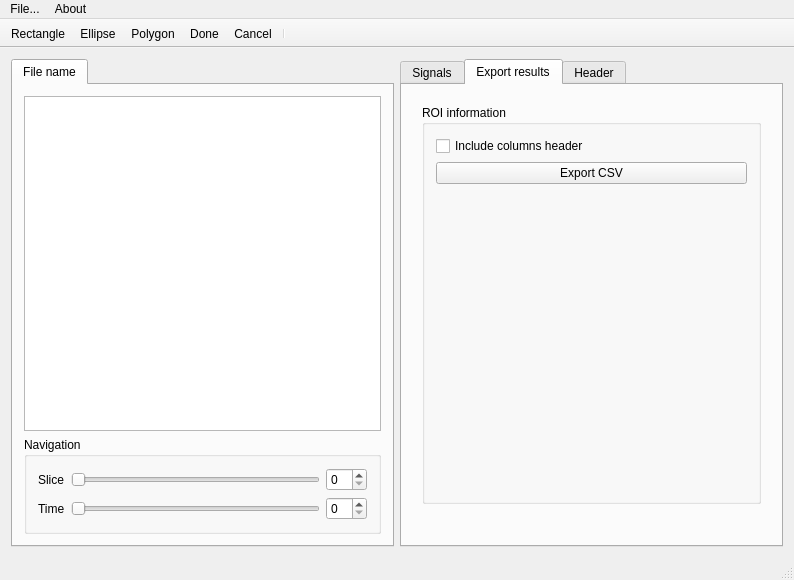
<?xml version="1.0" encoding="UTF-8"?>
<ui version="4.0">
 <class>MainWindow</class>
 <widget class="QMainWindow" name="MainWindow">
  <property name="geometry">
   <rect>
    <x>0</x>
    <y>0</y>
    <width>794</width>
    <height>580</height>
   </rect>
  </property>
  <property name="windowTitle">
   <string>BOLDViewer</string>
  </property>
  <widget class="QWidget" name="centralWidget">
   <layout class="QGridLayout" name="gridLayout_4">
    <item row="0" column="0">
     <widget class="QTabWidget" name="tabWidget_mri">
      <property name="currentIndex">
       <number>0</number>
      </property>
      <widget class="QWidget" name="tabWidget_mri_image">
       <attribute name="title">
        <string>File name</string>
       </attribute>
       <layout class="QGridLayout" name="gridLayout_9">
        <item row="0" column="0">
         <layout class="QGridLayout" name="gridLayout_mri">
          <item row="1" column="0">
           <widget class="QGroupBox" name="mri_box">
            <property name="title">
             <string>Navigation</string>
            </property>
            <layout class="QGridLayout" name="gridLayout_8">
             <item row="1" column="0">
              <widget class="QLabel" name="label_time">
               <property name="text">
                <string>Time</string>
               </property>
              </widget>
             </item>
             <item row="0" column="2">
              <widget class="QSpinBox" name="spb_slice"/>
             </item>
             <item row="0" column="0">
              <widget class="QLabel" name="label_slice">
               <property name="text">
                <string>Slice</string>
               </property>
              </widget>
             </item>
             <item row="0" column="1">
              <widget class="QSlider" name="sld_slice">
               <property name="orientation">
                <enum>Qt::Orientation::Horizontal</enum>
               </property>
              </widget>
             </item>
             <item row="1" column="1">
              <widget class="QSlider" name="sld_time">
               <property name="orientation">
                <enum>Qt::Orientation::Horizontal</enum>
               </property>
              </widget>
             </item>
             <item row="1" column="2">
              <widget class="QSpinBox" name="spb_time"/>
             </item>
            </layout>
           </widget>
          </item>
          <item row="0" column="0">
           <widget class="ImageView" name="mri_img"/>
          </item>
         </layout>
        </item>
       </layout>
      </widget>
     </widget>
    </item>
    <item row="0" column="1">
     <widget class="QTabWidget" name="tabWidget_signals">
      <property name="sizePolicy">
       <sizepolicy hsizetype="Expanding" vsizetype="Expanding">
        <horstretch>0</horstretch>
        <verstretch>0</verstretch>
       </sizepolicy>
      </property>
      <property name="mouseTracking">
       <bool>false</bool>
      </property>
      <property name="tabPosition">
       <enum>QTabWidget::TabPosition::North</enum>
      </property>
      <property name="currentIndex">
       <number>1</number>
      </property>
      <widget class="QWidget" name="signals_tab">
       <attribute name="title">
        <string>Signals</string>
       </attribute>
       <layout class="QVBoxLayout" name="verticalLayout">
        <item>
         <layout class="QGridLayout" name="gridLayout_10">
          <item row="1" column="0" colspan="3">
           <widget class="QLabel" name="label_signal_intensity">
            <property name="text">
             <string>MR Signal (a.u.) vs Time (ms)</string>
            </property>
           </widget>
          </item>
          <item row="0" column="2">
           <widget class="QPushButton" name="btn_roi_delete">
            <property name="text">
             <string>Delete</string>
            </property>
           </widget>
          </item>
          <item row="5" column="0" colspan="3">
           <widget class="QLabel" name="respiratory_label">
            <property name="text">
             <string>Respiratory</string>
            </property>
           </widget>
          </item>
          <item row="0" column="0">
           <widget class="QComboBox" name="cbox_roi_select">
            <property name="currentText">
             <string/>
            </property>
            <property name="placeholderText">
             <string>ROI selection</string>
            </property>
           </widget>
          </item>
          <item row="2" column="0" colspan="3">
           <widget class="PlotWidget" name="bold_signal">
            <property name="enabled">
             <bool>true</bool>
            </property>
            <property name="sizePolicy">
             <sizepolicy hsizetype="Expanding" vsizetype="Expanding">
              <horstretch>0</horstretch>
              <verstretch>0</verstretch>
             </sizepolicy>
            </property>
           </widget>
          </item>
          <item row="4" column="0" colspan="3">
           <widget class="PlotWidget" name="ecg_signal">
            <property name="enabled">
             <bool>true</bool>
            </property>
            <property name="sizePolicy">
             <sizepolicy hsizetype="Expanding" vsizetype="Expanding">
              <horstretch>0</horstretch>
              <verstretch>0</verstretch>
             </sizepolicy>
            </property>
           </widget>
          </item>
          <item row="3" column="0" colspan="3">
           <widget class="QLabel" name="ecg_label">
            <property name="text">
             <string>ECG</string>
            </property>
           </widget>
          </item>
          <item row="6" column="0" colspan="3">
           <widget class="PlotWidget" name="respiratory_signal">
            <property name="enabled">
             <bool>true</bool>
            </property>
            <property name="sizePolicy">
             <sizepolicy hsizetype="Expanding" vsizetype="Expanding">
              <horstretch>0</horstretch>
              <verstretch>0</verstretch>
             </sizepolicy>
            </property>
           </widget>
          </item>
         </layout>
        </item>
       </layout>
      </widget>
      <widget class="QWidget" name="tab">
       <attribute name="title">
        <string>Export results</string>
       </attribute>
       <widget class="QWidget" name="verticalLayoutWidget">
        <property name="geometry">
         <rect>
          <x>9</x>
          <y>9</y>
          <width>361</width>
          <height>421</height>
         </rect>
        </property>
        <layout class="QVBoxLayout" name="verticalLayout_2">
         <item>
          <widget class="QGroupBox" name="groupBox_3">
           <property name="title">
            <string>ROI information</string>
           </property>
           <layout class="QGridLayout" name="gridLayout_13">
            <item row="0" column="0">
             <widget class="QCheckBox" name="check_include_csv_hdr">
              <property name="toolTip">
               <string>&lt;html&gt;&lt;head/&gt;&lt;body&gt;&lt;p&gt;Exports a csv (comma separated values) file containing information computed about the selected regions of interest, if any. Includes summary information about the test.&lt;/p&gt;&lt;/body&gt;&lt;/html&gt;</string>
              </property>
              <property name="text">
               <string>Include columns header</string>
              </property>
             </widget>
            </item>
            <item row="1" column="0" alignment="Qt::AlignmentFlag::AlignTop">
             <widget class="QPushButton" name="btn_export">
              <property name="text">
               <string>Export CSV</string>
              </property>
             </widget>
            </item>
           </layout>
          </widget>
         </item>
        </layout>
       </widget>
      </widget>
      <widget class="QWidget" name="header_tab">
       <attribute name="title">
        <string>Header</string>
       </attribute>
       <widget class="QWidget" name="verticalLayoutWidget_2">
        <property name="geometry">
         <rect>
          <x>10</x>
          <y>10</y>
          <width>351</width>
          <height>411</height>
         </rect>
        </property>
        <layout class="QVBoxLayout" name="verticalLayout_3">
         <item>
          <widget class="QTextEdit" name="textedit_header">
           <property name="textInteractionFlags">
            <set>Qt::TextInteractionFlag::TextSelectableByKeyboard|Qt::TextInteractionFlag::TextSelectableByMouse</set>
           </property>
          </widget>
         </item>
        </layout>
       </widget>
      </widget>
     </widget>
    </item>
   </layout>
  </widget>
  <widget class="QMenuBar" name="menuBar">
   <property name="geometry">
    <rect>
     <x>0</x>
     <y>0</y>
     <width>794</width>
     <height>26</height>
    </rect>
   </property>
   <widget class="QMenu" name="menuFile">
    <property name="title">
     <string>File...</string>
    </property>
    <addaction name="act_open_mri_nifti"/>
    <addaction name="act_open_ecg"/>
    <addaction name="act_open_respiratory"/>
   </widget>
   <widget class="QMenu" name="menuAbout">
    <property name="title">
     <string>About</string>
    </property>
   </widget>
   <addaction name="menuFile"/>
   <addaction name="menuAbout"/>
  </widget>
  <widget class="QStatusBar" name="statusBar"/>
  <widget class="QToolBar" name="toolBar">
   <property name="windowTitle">
    <string>toolBar</string>
   </property>
   <property name="movable">
    <bool>false</bool>
   </property>
   <property name="floatable">
    <bool>false</bool>
   </property>
   <attribute name="toolBarArea">
    <enum>TopToolBarArea</enum>
   </attribute>
   <attribute name="toolBarBreak">
    <bool>false</bool>
   </attribute>
   <addaction name="act_rectangle"/>
   <addaction name="act_ellipse"/>
   <addaction name="act_polygon"/>
   <addaction name="act_ROI_done"/>
   <addaction name="act_ROI_cancel"/>
   <addaction name="separator"/>
  </widget>
  <action name="act_open_mri_nifti">
   <property name="text">
    <string>Open MRI BOLD NIfTi file...</string>
   </property>
  </action>
  <action name="act_rectangle">
   <property name="text">
    <string>Rectangle</string>
   </property>
  </action>
  <action name="act_ellipse">
   <property name="text">
    <string>Ellipse</string>
   </property>
  </action>
  <action name="act_polygon">
   <property name="text">
    <string>Polygon</string>
   </property>
  </action>
  <action name="act_ROI_done">
   <property name="text">
    <string>Done</string>
   </property>
  </action>
  <action name="act_ROI_cancel">
   <property name="text">
    <string>Cancel</string>
   </property>
  </action>
  <action name="act_open_ecg">
   <property name="text">
    <string>Open ECG...</string>
   </property>
  </action>
  <action name="actionExport">
   <property name="text">
    <string>Export results...</string>
   </property>
  </action>
  <action name="act_open_respiratory">
   <property name="text">
    <string>Open Respiratory data...</string>
   </property>
  </action>
 </widget>
 <layoutdefault spacing="6" margin="11"/>
 <customwidgets>
  <customwidget>
   <class>ImageView</class>
   <extends>QGraphicsView</extends>
   <header>pyqtgraph</header>
  </customwidget>
  <customwidget>
   <class>PlotWidget</class>
   <extends>QGraphicsView</extends>
   <header location="global">pyqtgraph</header>
  </customwidget>
 </customwidgets>
 <resources/>
 <connections>
  <connection>
   <sender>sld_slice</sender>
   <signal>valueChanged(int)</signal>
   <receiver>spb_slice</receiver>
   <slot>setValue(int)</slot>
   <hints>
    <hint type="sourcelabel">
     <x>316</x>
     <y>480</y>
    </hint>
    <hint type="destinationlabel">
     <x>365</x>
     <y>482</y>
    </hint>
   </hints>
  </connection>
  <connection>
   <sender>spb_slice</sender>
   <signal>valueChanged(int)</signal>
   <receiver>sld_slice</receiver>
   <slot>setValue(int)</slot>
   <hints>
    <hint type="sourcelabel">
     <x>365</x>
     <y>482</y>
    </hint>
    <hint type="destinationlabel">
     <x>316</x>
     <y>480</y>
    </hint>
   </hints>
  </connection>
  <connection>
   <sender>sld_time</sender>
   <signal>valueChanged(int)</signal>
   <receiver>spb_time</receiver>
   <slot>setValue(int)</slot>
   <hints>
    <hint type="sourcelabel">
     <x>316</x>
     <y>513</y>
    </hint>
    <hint type="destinationlabel">
     <x>365</x>
     <y>515</y>
    </hint>
   </hints>
  </connection>
  <connection>
   <sender>spb_time</sender>
   <signal>valueChanged(int)</signal>
   <receiver>sld_time</receiver>
   <slot>setValue(int)</slot>
   <hints>
    <hint type="sourcelabel">
     <x>365</x>
     <y>515</y>
    </hint>
    <hint type="destinationlabel">
     <x>316</x>
     <y>513</y>
    </hint>
   </hints>
  </connection>
 </connections>
</ui>
